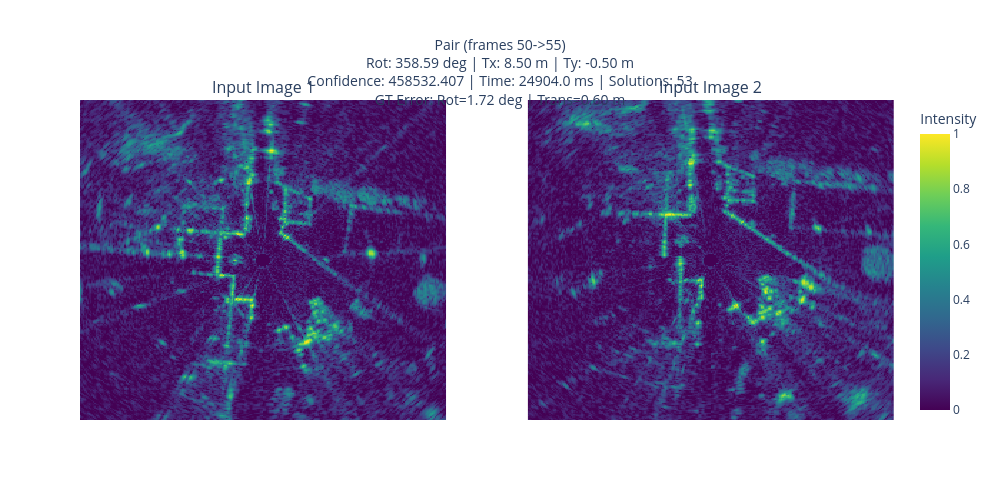

This figure's notebook cell:
### Markdown cell above
## Registration Result

The estimated rotation (`R.from_euler("z", yaw)`) and translation (`[tx, -ty]`) are used to build a 4x4 transform, converted to a 2D image affine via `get_affine_matrix`, then img2 is warped with `cv2.warpPerspective` and blended 50/50 with img1. The same affine transform pipeline is used as in `viewBoreasPairs.py`. The implicit pixel-magnitude bug in `get_affine_matrix` (translation in meters, treated as pixels by cv2) matches the reference script precisely.

### Code cell
if img1 is not None and img2 is not None and meta_df is not None:
    # Build 4x4 transform (same as viewBoreasPairs.py)
    yaw = np.deg2rad(rot_deg)
    transform_4x4 = np.eye(4)
    transform_4x4[:3, :3] = R.from_euler("z", yaw).as_matrix()
    transform_4x4[:3, 3] = [tx_m, -ty_m, 0.0]

    # Convert to 2D image affine (same as get_affine_matrix from boreasDatasetLoader.py)
    inv_t = np.linalg.inv(transform_4x4)
    affine_2d = np.eye(3)
    affine_2d[:2, :2] = inv_t[:2, :2]
    affine_2d[0, 2] = -inv_t[1, 3] / pixel_size
    affine_2d[1, 2] = inv_t[0, 3] / pixel_size
    # Rotation center compensation (rotate around image center)
    c_center = N / 2.0
    T_c = np.eye(3)
    T_c[:2, 2] = [c_center, c_center]
    T_c_inv = np.eye(3)
    T_c_inv[:2, 2] = [-c_center, -c_center]
    affine_2d = T_c @ affine_2d @ T_c_inv

    # Warp img2 using cv2.warpPerspective
    warped = cv2.warpPerspective(img2, affine_2d, (N, N))
    blended = 0.5 * img1 + 0.5 * warped

    # Normalize for display
    img1_norm = (img1 - img1.min()) / (img1.max() - img1.min() + 1e-10)
    img2_norm = (img2 - img2.min()) / (img2.max() - img2.min() + 1e-10)
    blended_norm = (blended - blended.min()) / (blended.max() - blended.min() + 1e-10)

    # Title text
    title = (f'Pair (frames {frame1}->{frame2})<br>'
             f'Rot: {rot_deg:.2f} deg | Tx: {tx_m:.2f} m | Ty: {ty_m:.2f} m<br>'
             f'Confidence: {confidence:.3f} | Time: {time_ms:.1f} ms | Solutions: {n_solutions}<br>'
             f'GT Error: Rot={gt_rot_err:.2f} deg | Trans={gt_trans_err:.2f} m')

    # Show img1 and img2 side by side (both square in 1x2 layout)
    fig = make_subplots(
        rows=1, cols=2,
        subplot_titles=('Input Image 1', 'Input Image 2'),
        specs=[[{'type': 'heatmap'}, {'type': 'heatmap'}]],
        horizontal_spacing=0.1
    )
    fig.add_trace(go.Heatmap(z=img1_norm, colorscale='Viridis', showscale=True,
                             colorbar_title='Intensity'), row=1, col=1)
    fig.add_trace(go.Heatmap(z=img2_norm, colorscale='Viridis', showscale=False), row=1, col=2)
    fig.update_layout(
        height=500,
        width=1000,
        title_text=title,
        title_font_size=14,
        title_x=0.5
    )
    fig.update_xaxes(showticklabels=False, showgrid=False)
    fig.update_yaxes(showticklabels=False, showgrid=False)
    fig.show()
else:
    print('Cannot display: missing data files.')

### Figure 1 — Plotly figure (JSON) as saved in the notebook; plotly's stock layout.template omitted (floating-point values rounded to 4 significant figures; data arrays with more than 128 entries replaced by an {"elided": "..."} marker saying what was removed)
{"data": [{"colorbar": {"title": {"text": "Intensity"}}, "colorscale": [[0, "#440154"], [0.1111, "#482878"], [0.2222, "#3e4989"], [0.3333, "#31688e"], [0.4444, "#26828e"], [0.5556, "#1f9e89"], [0.6667, "#35b779"], [0.7778, "#6ece58"], [0.8889, "#b5de2b"], [1, "#fde725"]], "showscale": true, "type": "heatmap", "xaxis": "x", "yaxis": "y", "z": {"elided": "256x256 float values"}}, {"colorscale": [[0, "#440154"], [0.1111, "#482878"], [0.2222, "#3e4989"], [0.3333, "#31688e"], [0.4444, "#26828e"], [0.5556, "#1f9e89"], [0.6667, "#35b779"], [0.7778, "#6ece58"], [0.8889, "#b5de2b"], [1, "#fde725"]], "showscale": false, "type": "heatmap", "xaxis": "x2", "yaxis": "y2", "z": {"elided": "256x256 float values"}}], "layout": {"annotations": [{"font": {"size": 16}, "showarrow": false, "text": "Input Image 1", "x": 0.225, "xanchor": "center", "xref": "paper", "y": 1, "yanchor": "bottom", "yref": "paper"}, {"font": {"size": 16}, "showarrow": false, "text": "Input Image 2", "x": 0.775, "xanchor": "center", "xref": "paper", "y": 1, "yanchor": "bottom", "yref": "paper"}], "height": 500, "title": {"font": {"size": 14}, "text": "Pair (frames 50->55)<br>Rot: 358.59 deg | Tx: 8.50 m | Ty: -0.50 m<br>Confidence: 458532.407 | Time: 24904.0 ms | Solutions: 53<br>GT Error: Rot=1.72 deg | Trans=0.60 m", "x": 0.5}, "width": 1000, "xaxis": {"anchor": "y", "domain": [0, 0.45], "showgrid": false, "showticklabels": false}, "xaxis2": {"anchor": "y2", "domain": [0.55, 1], "showgrid": false, "showticklabels": false}, "yaxis": {"anchor": "x", "domain": [0, 1], "showgrid": false, "showticklabels": false}, "yaxis2": {"anchor": "x2", "domain": [0, 1], "showgrid": false, "showticklabels": false}}}
